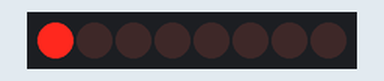
The sketch below on a simulated Arduino Uno, built with avr-gcc and run on an emulated ATmega328P. Parts: 8 shift-register outputs drawn as a row of LEDs (first output left, lit = HIGH). Wiring (from diagram.json): shift register (74HC595): data pin 11; shift clock pin 12; latch pin 10; row of LEDs: on Q0, Q1, Q2, Q3, Q4, Q5, Q6, Q7.

Above: at 0.07 s.
At 0.67 s:
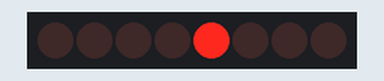
At 1.12 s:
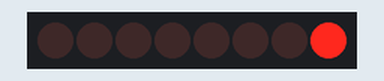
At 2.32 s:
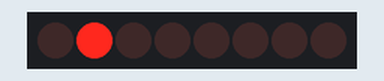
At 3.52 s:
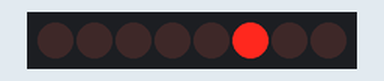
At 4.72 s:
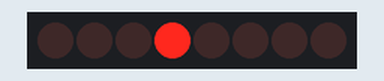
Timing chart, 0 to 5.0 s (numbered marks = the images above):
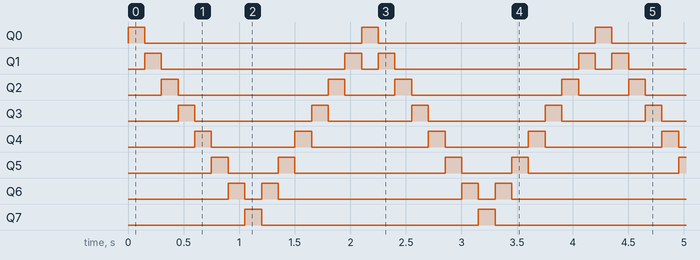

Measured:
- by itself, Q0, Q7: alternates HIGH for 0.15 s and LOW for 2.0 s
- by itself, Q1: repeats every 2.1 s: LOW 1.7 s, HIGH 0.15 s, LOW 0.15 s, HIGH 0.15 s
- by itself, Q2: repeats every 2.1 s: LOW 1.4 s, HIGH 0.15 s, LOW 0.45 s, HIGH 0.15 s
- by itself, Q3: repeats every 2.1 s: LOW 1.1 s, HIGH 0.15 s, LOW 0.75 s, HIGH 0.15 s
- by itself, Q4: repeats every 2.1 s: LOW 0.75 s, HIGH 0.15 s, LOW 1.1 s, HIGH 0.15 s
- by itself, Q5: repeats every 2.1 s: LOW 0.45 s, HIGH 0.15 s, LOW 1.4 s, HIGH 0.15 s
- by itself, Q6: repeats every 2.1 s: LOW 0.15 s, HIGH 0.15 s, LOW 1.7 s, HIGH 0.15 s

The sketch:

sketch.ino
```cpp
const int latchPin = 10; //ST_CP
const int clockPin = 12; //SH_CP
const int dataPin = 11; //DS

void setup() {
  pinMode(latchPin, OUTPUT);
  pinMode(clockPin, OUTPUT);
  pinMode(dataPin, OUTPUT);
}

void loop() {
  for( int i = 0; i < 8; i++)
  {
    byte value = 1 << i;

    sendToShift(value);

    delay(150);
  }

  for (int i = 6; i > 0; i--)
  {
    byte value = 1 << i;

    sendToShift(value);

    delay(150);
  }

}

void sendToShift(byte data)
{
  digitalWrite(latchPin, LOW);
  shiftOut(dataPin, clockPin, MSBFIRST, data);
  digitalWrite(latchPin, HIGH);
}
```
